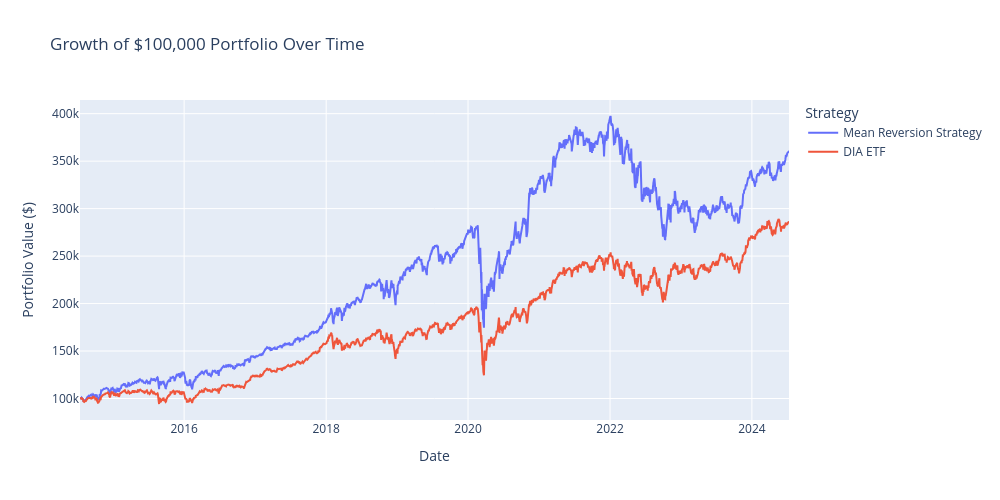

Source (notebook cell):
### Markdown cell above
### Step 7: Visualize Portfolio Growth

To better understand the performance of our mean reversion strategy compared to investing in the Dow Jones, we will visualize the growth of a hypothetical 100,000 dollar portfolio over time for both strategies.

#### AI Prompt:
Write Python code to:
1. Calculate the cumulative returns for both our mean reversion strategy and the DIA ETF.
2. Multiply the cumulative returns by the initial investment of 100,000 dollars to get the daily portfolio values for both strategies.
3. Create a beautiful interactive plot using Plotly to visualize the growth of the $100,000 portfolio over time for both our mean reversion strategy and the DIA ETF.
4. Include proper axis labels, a title, and a legend.
5. Display the plot.

### Code cell
import plotly.graph_objects as go

# Calculate Cumulative Returns by adding 1 to daily returns, then calculate the cumulative product
results['Cumulative Return'] = (1 + results['Capital Return']).cumprod()
dia_data['Cumulative Return'] = (1 + dia_data['Daily Return']).cumprod()

# Calculate Portfolio Value by multiplying Cumulative Returns by initial capital
results['Portfolio Value'] = results['Cumulative Return'] * 100000
dia_data['Portfolio Value'] = dia_data['Cumulative Return'] * 100000

# Create Line plots 
fig = go.Figure()
fig.add_trace(go.Scatter(
    x=results['Date'], 
    y=results['Portfolio Value'], 
    mode='lines', 
    name='Mean Reversion Strategy'
))

fig.add_trace(go.Scatter(
    x=dia_data.index, 
    y=dia_data['Portfolio Value'], 
    mode='lines', 
    name='DIA ETF'
))

# Add titles and labels
fig.update_layout(
    title='Growth of $100,000 Portfolio Over Time',
    xaxis_title='Date',
    yaxis_title='Portfolio Value ($)',
    legend_title='Strategy',
    autosize=False,
    width=1000, 
    height=500
)

# Display Plot
fig.show()

### Figure 1 — Plotly figure (JSON) as saved in the notebook; plotly's stock layout.template omitted (floating-point values rounded to 4 significant figures; data arrays with more than 128 entries replaced by an {"elided": "..."} marker saying what was removed)
{"data": [{"mode": "lines", "name": "Mean Reversion Strategy", "type": "scatter", "x": {"elided": "2513 str values"}, "y": {"elided": "2513 float values"}}, {"mode": "lines", "name": "DIA ETF", "type": "scatter", "x": {"elided": "2515 str values"}, "y": {"elided": "2515 float values"}}], "layout": {"autosize": false, "height": 500, "legend": {"title": {"text": "Strategy"}}, "title": {"text": "Growth of $100,000 Portfolio Over Time"}, "width": 1000, "xaxis": {"title": {"text": "Date"}}, "yaxis": {"title": {"text": "Portfolio Value ($)"}}}}
